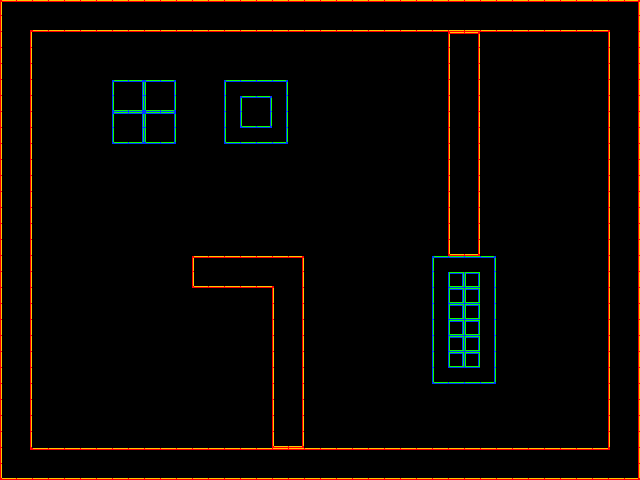

A 2D game scene composited from a Tiled map and its tileset images. What follows is a short description and the map's XML, with each tile layer's data collapsed to a summary:
An orthogonal 40x30 tile map with 16x16 px tiles, 2 tile layers (Tile Layer 1, Layer2) and 12 objects.

<map version="1.0" orientation="orthogonal" width="40" height="30" tilewidth="16" tileheight="16">
 <tileset firstgid="1" name="ss_tileset" tilewidth="16" tileheight="16">
  <image source="ss_tileset.png" width="96" height="96" />
 </tileset>
 <layer name="Tile Layer 1" width="40" height="30">
  <data>[1200 cells, 64 non-empty, 9 distinct tile ids]</data>
 </layer>
 <layer name="Layer2" width="40" height="30">
  <data>[1200 cells, 326 non-empty, 12 distinct tile ids]</data>
 </layer>
 <objectgroup name="Solids" width="40" height="30">
  <object x="112" y="80" width="64" height="64" />
  <object x="224" y="80" width="64" height="64" />
  <object x="432" y="256" width="64" height="128" />
 </objectgroup>
 <objectgroup name="BoundingSolids" width="40" height="30">
  <object x="0" y="0" width="640" height="32" />
  <object x="0" y="32" width="32" height="448" />
  <object x="608" y="32" width="32" height="416" />
  <object x="32" y="448" width="608" height="32" />
  <object x="192" y="256" width="112" height="32" />
  <object x="272" y="288" width="32" height="160" />
  <object x="448" y="32" width="32" height="224" />
 </objectgroup>
 <objectgroup name="Portals" width="40" height="30" />
 <objectgroup name="Goal" width="40" height="30">
  <object x="528" y="48" width="16" height="16" />
 </objectgroup>
 <objectgroup name="Windows" width="40" height="30">
  <object x="48" y="336" width="96" height="96" />
 </objectgroup>
</map>
